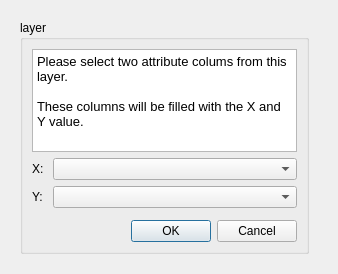
<?xml version="1.0" encoding="UTF-8"?>
<ui version="4.0">
 <class>XyTools</class>
 <widget class="QDialog" name="XyTools">
  <property name="geometry">
   <rect>
    <x>0</x>
    <y>0</y>
    <width>338</width>
    <height>274</height>
   </rect>
  </property>
  <property name="windowTitle">
   <string>XyTools</string>
  </property>
  <property name="modal">
   <bool>true</bool>
  </property>
  <widget class="QGroupBox" name="groupxy">
   <property name="enabled">
    <bool>true</bool>
   </property>
   <property name="geometry">
    <rect>
     <x>20</x>
     <y>20</y>
     <width>289</width>
     <height>234</height>
    </rect>
   </property>
   <property name="title">
    <string>layer</string>
   </property>
   <layout class="QGridLayout" name="gridLayout_2">
    <item row="1" column="1">
     <widget class="QComboBox" name="cmbXcoord">
      <property name="currentIndex">
       <number>-1</number>
      </property>
     </widget>
    </item>
    <item row="2" column="1">
     <widget class="QComboBox" name="cmbYcoord"/>
    </item>
    <item row="5" column="1">
     <widget class="QDialogButtonBox" name="buttonBox_2">
      <property name="enabled">
       <bool>false</bool>
      </property>
      <property name="orientation">
       <enum>Qt::Horizontal</enum>
      </property>
      <property name="standardButtons">
       <set>QDialogButtonBox::NoButton</set>
      </property>
     </widget>
    </item>
    <item row="1" column="0">
     <widget class="QLabel" name="label">
      <property name="text">
       <string>X: </string>
      </property>
     </widget>
    </item>
    <item row="2" column="0">
     <widget class="QLabel" name="label_2">
      <property name="text">
       <string>Y:</string>
      </property>
     </widget>
    </item>
    <item row="6" column="1">
     <widget class="QDialogButtonBox" name="buttonBox">
      <property name="orientation">
       <enum>Qt::Horizontal</enum>
      </property>
      <property name="standardButtons">
       <set>QDialogButtonBox::Cancel|QDialogButtonBox::Ok</set>
      </property>
     </widget>
    </item>
    <item row="0" column="0" colspan="2">
     <widget class="QTextEdit" name="textEdit">
      <property name="html">
       <string>&lt;!DOCTYPE HTML PUBLIC &quot;-//W3C//DTD HTML 4.0//EN&quot; &quot;http://www.w3.org/TR/REC-html40/strict.dtd&quot;&gt;
&lt;html&gt;&lt;head&gt;&lt;meta name=&quot;qrichtext&quot; content=&quot;1&quot; /&gt;&lt;style type=&quot;text/css&quot;&gt;
p, li { white-space: pre-wrap; }
&lt;/style&gt;&lt;/head&gt;&lt;body style=&quot; font-family:'Ubuntu'; font-size:10pt; font-weight:400; font-style:normal;&quot;&gt;
&lt;p style=&quot; margin-top:0px; margin-bottom:0px; margin-left:0px; margin-right:0px; -qt-block-indent:0; text-indent:0px;&quot;&gt;Please select two attribute colums from this layer.&lt;/p&gt;
&lt;p style=&quot;-qt-paragraph-type:empty; margin-top:0px; margin-bottom:0px; margin-left:0px; margin-right:0px; -qt-block-indent:0; text-indent:0px;&quot;&gt;&lt;/p&gt;
&lt;p style=&quot; margin-top:0px; margin-bottom:0px; margin-left:0px; margin-right:0px; -qt-block-indent:0; text-indent:0px;&quot;&gt;These columns will be filled with the X and Y value.&lt;/p&gt;&lt;/body&gt;&lt;/html&gt;</string>
      </property>
     </widget>
    </item>
   </layout>
  </widget>
 </widget>
 <resources>
  <include location="resources.rc"/>
 </resources>
 <connections>
  <connection>
   <sender>buttonBox</sender>
   <signal>accepted()</signal>
   <receiver>XyTools</receiver>
   <slot>accept()</slot>
   <hints>
    <hint type="sourcelabel">
     <x>248</x>
     <y>254</y>
    </hint>
    <hint type="destinationlabel">
     <x>157</x>
     <y>274</y>
    </hint>
   </hints>
  </connection>
  <connection>
   <sender>buttonBox</sender>
   <signal>rejected()</signal>
   <receiver>XyTools</receiver>
   <slot>reject()</slot>
   <hints>
    <hint type="sourcelabel">
     <x>316</x>
     <y>260</y>
    </hint>
    <hint type="destinationlabel">
     <x>286</x>
     <y>274</y>
    </hint>
   </hints>
  </connection>
 </connections>
</ui>
